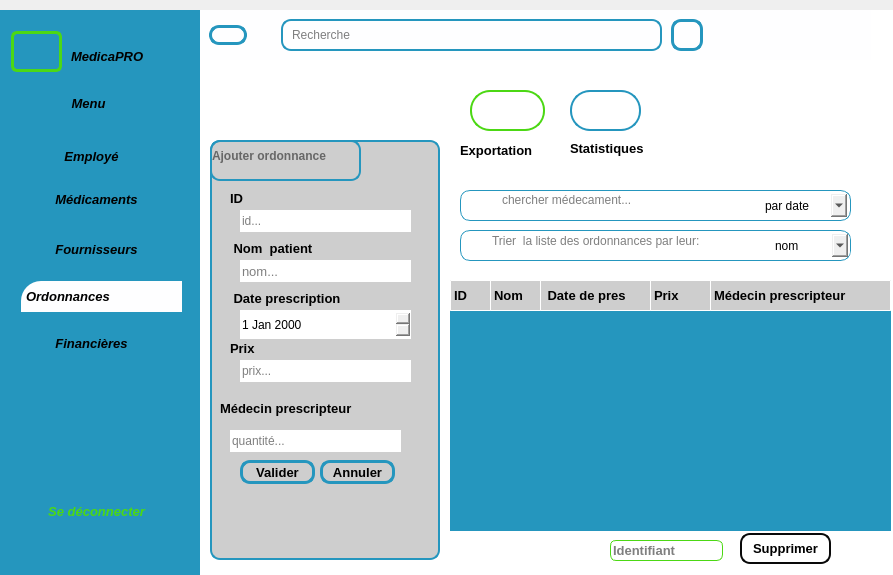
<?xml version="1.0" encoding="UTF-8"?>
<ui version="4.0">
 <class>MainWindow</class>
 <widget class="QMainWindow" name="MainWindow">
  <property name="geometry">
   <rect>
    <x>0</x>
    <y>0</y>
    <width>893</width>
    <height>575</height>
   </rect>
  </property>
  <property name="windowTitle">
   <string>MainWindow</string>
  </property>
  <widget class="QWidget" name="centralwidget">
   <property name="styleSheet">
    <string notr="true">*{
	color: #000;
	border: none;
}
#centralwidget{
	background-color: #eff99fe
}
#leftmenu{
	background-color: #2596be;
}
QLineEdit{
	background: transparent;
}
QFrame{
	border-radius: 10px;
	border: 2px solid #2596be;
}
QLabel{
	color: #2596be;
}
#employe{
	background-color: #cecece;
}
lineEdit_2{
	background: transparent;
}
#label_3{
	color: #000;
	border: #000;
}
#lineEdit_3{
	background: #ffffff;
	background: transparent;
}
#label_4{
	color: #000;
	border: #000;
}
#lineEdit_4{
	background: #ffffff;
}
#label_5{
	color: #000;
	border: #000;
}
#lineEdit_5{
	background: #ffffff;
}
#label_6{
	color: #000;
	border: #000;
}
#lineEdit_6{
	background: #ffffff;
}
#label_7{
	color: #000;
	border: #000;
}
#lineEdit_7{
	background: #ffffff;
}
#label_8{
	color: #000;
	border: #000;
}
#lineEdit_8{
	background: #ffffff;
}
#label_9{
	color: #000;
	border: #000;
}
#lineEdit_9{
	background: #ffffff;
}
#label_10{
	color: #000;
	border: #000;
}
#pushButton_3{
	border-radius: 10px;
	border: 3px solid  #2596be;
}
#pushButton_4{
	border-radius: 10px;
	border: 3px solid  #2596be;
}
#pushButton_5{
	border-radius: 10px;
	border: 3px solid  #2596be;
}
#pushButton_6{
	border-radius: 10px;
	border: 3px solid  #2596be;
}
#label_11{
	border: #000;
}
#label_12{
	border: #000;
}
#label_23{
	border: #000;
}
#frame_4{
	border-radius: 10px;
	border: 1px solid #2596be;
}
#LineEdit_10{
	background: #CECECE;
}
#widget_3{
	background-color: #fefeff;
}
#mainbody{
	background-color: #ffffff;
}
#frame_8{
	border-radius: 10px;
	border: 1px solid #2596be;
}
#affichage{
	background-color: #2596be;
}
#lineEdit_21{
	border-radius: 6px;
	border: 1px solid  #4cd814;
	background: #fffff;
}
#pushButton_12{
	border-radius: 10px;
	border: 2px solid  #090909;
	background: #fffff;
}
#pushButton_13{
	border-radius: 20px;
	border: 2px solid  #4cd814;
	background: #fffff;
}
#pushButton_14{
	border-radius: 20px;
	border: 2px solid  #2596be;
	background: #fffff;
}
#label_24{
	color: #000;
	border: #000;
}
#label_25{
	color: #000;
	border: #000;
}
#label_26{
	color: #000;
	border: #000;
}
#logo{
	border-radius: 6px;
	border: 3px solid  #4cd814;
	background: #fffff;
}
#sous{
	background-color: #cecece;
}
#label_27{
	border-radius: 1px;
	border: 1px solid  #ffffff;
	color: #000;
}
#label_28{
	border-radius: 1px;
	border: 1px solid  #ffffff;
	color: #000;
}
#label_29{
	border-radius: 1px;
	border: 1px solid  #ffffff;
	color: #000;
}
#label_30{
	border-radius: 1px;
	border: 1px solid  #ffffff;
	color: #000;
}
#label_31{
	border-radius: 1px;
	border: 1px solid  #ffffff;
	color: #000;
}
#label_32{
	border-radius: 1px;
	border: 1px solid  #ffffff;
	color: #000;
}
#pushButton_20{
	background-color: #fefeff;
	padding: 5px;
	text-align: left;
	border-top-left-radius: 20px;
}
#pushButton_22{
	color: #4cd814;
}
#label_13{
	color: #000;
	border: #000;
}
#label_33{
	border-radius: 1px;
	border: 1px solid  #ffffff;
	color: #000;
}
#comboBox{
	border-radius: 10px;
	border: 4px solid transparent;
}
#comboBox_2{
	border-radius: 10px;
	border: 4px solid transparent;
}

</string>
   </property>
   <widget class="QWidget" name="mainbody" native="true">
    <property name="geometry">
     <rect>
      <x>200</x>
      <y>10</y>
      <width>781</width>
      <height>565</height>
     </rect>
    </property>
    <property name="font">
     <font>
      <bold>false</bold>
     </font>
    </property>
    <widget class="QWidget" name="widget_3" native="true">
     <property name="geometry">
      <rect>
       <x>0</x>
       <y>0</y>
       <width>671</width>
       <height>50</height>
      </rect>
     </property>
     <property name="minimumSize">
      <size>
       <width>400</width>
       <height>0</height>
      </size>
     </property>
     <property name="maximumSize">
      <size>
       <width>800</width>
       <height>135</height>
      </size>
     </property>
     <layout class="QHBoxLayout" name="horizontalLayout_7">
      <property name="spacing">
       <number>0</number>
      </property>
      <property name="leftMargin">
       <number>0</number>
      </property>
      <property name="topMargin">
       <number>0</number>
      </property>
      <property name="rightMargin">
       <number>0</number>
      </property>
      <property name="bottomMargin">
       <number>0</number>
      </property>
      <item>
       <widget class="QWidget" name="widget_7" native="true">
        <layout class="QHBoxLayout" name="horizontalLayout_8">
         <item>
          <widget class="QPushButton" name="pushButton_3">
           <property name="text">
            <string/>
           </property>
           <property name="icon">
            <iconset resource="img.qrc">
             <normaloff>:/res/icone1.jog.png</normaloff>:/res/icone1.jog.png</iconset>
           </property>
           <property name="iconSize">
            <size>
             <width>24</width>
             <height>24</height>
            </size>
           </property>
          </widget>
         </item>
         <item alignment="">
          <widget class="QLabel" name="label_12">
           <property name="minimumSize">
            <size>
             <width>10</width>
             <height>0</height>
            </size>
           </property>
           <property name="text">
            <string/>
           </property>
           <property name="pixmap">
            <pixmap resource="img7.qrc">:/res/icone7</pixmap>
           </property>
           <property name="scaledContents">
            <bool>false</bool>
           </property>
           <property name="wordWrap">
            <bool>false</bool>
           </property>
          </widget>
         </item>
        </layout>
       </widget>
      </item>
      <item alignment="">
       <widget class="QWidget" name="widget_8" native="true">
        <property name="maximumSize">
         <size>
          <width>553</width>
          <height>16777215</height>
         </size>
        </property>
        <layout class="QHBoxLayout" name="horizontalLayout_9">
         <property name="leftMargin">
          <number>9</number>
         </property>
         <property name="topMargin">
          <number>9</number>
         </property>
         <item>
          <widget class="QFrame" name="frame_2">
           <property name="minimumSize">
            <size>
             <width>250</width>
             <height>0</height>
            </size>
           </property>
           <property name="styleSheet">
            <string notr="true"/>
           </property>
           <property name="frameShape">
            <enum>QFrame::Shape::StyledPanel</enum>
           </property>
           <property name="frameShadow">
            <enum>QFrame::Shadow::Raised</enum>
           </property>
           <layout class="QHBoxLayout" name="horizontalLayout_10">
            <property name="spacing">
             <number>0</number>
            </property>
            <property name="leftMargin">
             <number>0</number>
            </property>
            <property name="topMargin">
             <number>0</number>
            </property>
            <property name="rightMargin">
             <number>0</number>
            </property>
            <property name="bottomMargin">
             <number>0</number>
            </property>
            <item>
             <widget class="QLabel" name="label_4">
              <property name="maximumSize">
               <size>
                <width>30</width>
                <height>30</height>
               </size>
              </property>
              <property name="text">
               <string/>
              </property>
              <property name="pixmap">
               <pixmap resource="img1.qrc">:/res/icone2.jpg.png</pixmap>
              </property>
              <property name="scaledContents">
               <bool>true</bool>
              </property>
             </widget>
            </item>
            <item>
             <widget class="QLineEdit" name="lineEdit_2">
              <property name="text">
               <string/>
              </property>
              <property name="placeholderText">
               <string>Recherche</string>
              </property>
             </widget>
            </item>
           </layout>
          </widget>
         </item>
        </layout>
       </widget>
      </item>
      <item>
       <widget class="QWidget" name="widget_9" native="true">
        <property name="minimumSize">
         <size>
          <width>200</width>
          <height>0</height>
         </size>
        </property>
        <layout class="QHBoxLayout" name="horizontalLayout_11">
         <property name="spacing">
          <number>0</number>
         </property>
         <property name="leftMargin">
          <number>0</number>
         </property>
         <property name="topMargin">
          <number>0</number>
         </property>
         <property name="rightMargin">
          <number>0</number>
         </property>
         <property name="bottomMargin">
          <number>0</number>
         </property>
         <item alignment="">
          <widget class="QPushButton" name="pushButton_4">
           <property name="minimumSize">
            <size>
             <width>32</width>
             <height>32</height>
            </size>
           </property>
           <property name="maximumSize">
            <size>
             <width>32</width>
             <height>32</height>
            </size>
           </property>
           <property name="text">
            <string/>
           </property>
           <property name="icon">
            <iconset resource="img2.qrc">
             <normaloff>:/res/icone3.jpg.png</normaloff>:/res/icone3.jpg.png</iconset>
           </property>
           <property name="iconSize">
            <size>
             <width>32</width>
             <height>32</height>
            </size>
           </property>
          </widget>
         </item>
         <item alignment="">
          <widget class="QPushButton" name="pushButton_15">
           <property name="text">
            <string/>
           </property>
           <property name="icon">
            <iconset resource="img19.qrc">
             <normaloff>:/res/icone20</normaloff>:/res/icone20</iconset>
           </property>
          </widget>
         </item>
        </layout>
       </widget>
      </item>
     </layout>
    </widget>
    <widget class="QFrame" name="employe">
     <property name="geometry">
      <rect>
       <x>10</x>
       <y>130</y>
       <width>230</width>
       <height>420</height>
      </rect>
     </property>
     <property name="minimumSize">
      <size>
       <width>230</width>
       <height>420</height>
      </size>
     </property>
     <property name="maximumSize">
      <size>
       <width>150</width>
       <height>600</height>
      </size>
     </property>
     <property name="frameShape">
      <enum>QFrame::Shape::StyledPanel</enum>
     </property>
     <property name="frameShadow">
      <enum>QFrame::Shadow::Raised</enum>
     </property>
     <widget class="QFrame" name="frame_3">
      <property name="geometry">
       <rect>
        <x>0</x>
        <y>0</y>
        <width>151</width>
        <height>41</height>
       </rect>
      </property>
      <property name="maximumSize">
       <size>
        <width>200</width>
        <height>16777215</height>
       </size>
      </property>
      <property name="frameShape">
       <enum>QFrame::Shape::StyledPanel</enum>
      </property>
      <property name="frameShadow">
       <enum>QFrame::Shadow::Raised</enum>
      </property>
      <widget class="QLineEdit" name="lineEdit_3">
       <property name="geometry">
        <rect>
         <x>0</x>
         <y>0</y>
         <width>261</width>
         <height>31</height>
        </rect>
       </property>
       <property name="font">
        <font>
         <pointsize>9</pointsize>
         <italic>false</italic>
         <bold>true</bold>
         <strikeout>false</strikeout>
        </font>
       </property>
       <property name="placeholderText">
        <string>Ajouter ordonnance</string>
       </property>
      </widget>
     </widget>
     <widget class="QLabel" name="label_5">
      <property name="geometry">
       <rect>
        <x>20</x>
        <y>50</y>
        <width>49</width>
        <height>16</height>
       </rect>
      </property>
      <property name="font">
       <font>
        <pointsize>10</pointsize>
        <bold>true</bold>
       </font>
      </property>
      <property name="text">
       <string>ID</string>
      </property>
     </widget>
     <widget class="QLineEdit" name="lineEdit_4">
      <property name="geometry">
       <rect>
        <x>30</x>
        <y>70</y>
        <width>171</width>
        <height>22</height>
       </rect>
      </property>
      <property name="placeholderText">
       <string>id...</string>
      </property>
     </widget>
     <widget class="QLabel" name="label_6">
      <property name="geometry">
       <rect>
        <x>20</x>
        <y>100</y>
        <width>121</width>
        <height>16</height>
       </rect>
      </property>
      <property name="font">
       <font>
        <pointsize>10</pointsize>
        <bold>true</bold>
       </font>
      </property>
      <property name="text">
       <string> Nom  patient</string>
      </property>
     </widget>
     <widget class="QLineEdit" name="lineEdit_5">
      <property name="geometry">
       <rect>
        <x>30</x>
        <y>120</y>
        <width>171</width>
        <height>22</height>
       </rect>
      </property>
      <property name="font">
       <font>
        <pointsize>10</pointsize>
       </font>
      </property>
      <property name="placeholderText">
       <string>nom...</string>
      </property>
     </widget>
     <widget class="QLabel" name="label_7">
      <property name="geometry">
       <rect>
        <x>20</x>
        <y>150</y>
        <width>181</width>
        <height>16</height>
       </rect>
      </property>
      <property name="font">
       <font>
        <pointsize>10</pointsize>
        <bold>true</bold>
       </font>
      </property>
      <property name="text">
       <string> Date prescription</string>
      </property>
     </widget>
     <widget class="QLabel" name="label_8">
      <property name="geometry">
       <rect>
        <x>20</x>
        <y>200</y>
        <width>49</width>
        <height>16</height>
       </rect>
      </property>
      <property name="font">
       <font>
        <pointsize>10</pointsize>
        <bold>true</bold>
       </font>
      </property>
      <property name="text">
       <string>Prix</string>
      </property>
     </widget>
     <widget class="QLineEdit" name="lineEdit_7">
      <property name="geometry">
       <rect>
        <x>30</x>
        <y>220</y>
        <width>171</width>
        <height>22</height>
       </rect>
      </property>
      <property name="placeholderText">
       <string>prix...</string>
      </property>
     </widget>
     <widget class="QLabel" name="label_10">
      <property name="geometry">
       <rect>
        <x>10</x>
        <y>260</y>
        <width>181</width>
        <height>16</height>
       </rect>
      </property>
      <property name="font">
       <font>
        <pointsize>10</pointsize>
        <bold>true</bold>
       </font>
      </property>
      <property name="text">
       <string>Médecin prescripteur</string>
      </property>
     </widget>
     <widget class="QLineEdit" name="lineEdit_9">
      <property name="geometry">
       <rect>
        <x>20</x>
        <y>290</y>
        <width>171</width>
        <height>22</height>
       </rect>
      </property>
      <property name="text">
       <string/>
      </property>
      <property name="placeholderText">
       <string>quantité...</string>
      </property>
     </widget>
     <widget class="QPushButton" name="pushButton_5">
      <property name="geometry">
       <rect>
        <x>30</x>
        <y>320</y>
        <width>75</width>
        <height>24</height>
       </rect>
      </property>
      <property name="font">
       <font>
        <pointsize>10</pointsize>
        <bold>true</bold>
       </font>
      </property>
      <property name="text">
       <string>Valider</string>
      </property>
     </widget>
     <widget class="QPushButton" name="pushButton_6">
      <property name="geometry">
       <rect>
        <x>110</x>
        <y>320</y>
        <width>75</width>
        <height>24</height>
       </rect>
      </property>
      <property name="font">
       <font>
        <pointsize>10</pointsize>
        <bold>true</bold>
       </font>
      </property>
      <property name="text">
       <string>Annuler</string>
      </property>
     </widget>
     <widget class="QDateEdit" name="dateEdit_2">
      <property name="geometry">
       <rect>
        <x>30</x>
        <y>170</y>
        <width>171</width>
        <height>29</height>
       </rect>
      </property>
     </widget>
    </widget>
    <widget class="QFrame" name="frame_4">
     <property name="geometry">
      <rect>
       <x>260</x>
       <y>180</y>
       <width>391</width>
       <height>31</height>
      </rect>
     </property>
     <property name="frameShape">
      <enum>QFrame::Shape::StyledPanel</enum>
     </property>
     <property name="frameShadow">
      <enum>QFrame::Shadow::Raised</enum>
     </property>
     <widget class="QLineEdit" name="lineEdit_10">
      <property name="geometry">
       <rect>
        <x>40</x>
        <y>0</y>
        <width>341</width>
        <height>20</height>
       </rect>
      </property>
      <property name="font">
       <font>
        <pointsize>9</pointsize>
       </font>
      </property>
      <property name="text">
       <string/>
      </property>
      <property name="placeholderText">
       <string>chercher médecament...</string>
      </property>
     </widget>
     <widget class="QLabel" name="label_11">
      <property name="geometry">
       <rect>
        <x>10</x>
        <y>0</y>
        <width>25</width>
        <height>25</height>
       </rect>
      </property>
      <property name="minimumSize">
       <size>
        <width>25</width>
        <height>25</height>
       </size>
      </property>
      <property name="maximumSize">
       <size>
        <width>25</width>
        <height>25</height>
       </size>
      </property>
      <property name="text">
       <string/>
      </property>
      <property name="pixmap">
       <pixmap resource="img8.qrc">:/res/icone8</pixmap>
      </property>
      <property name="scaledContents">
       <bool>true</bool>
      </property>
     </widget>
     <widget class="QComboBox" name="comboBox">
      <property name="geometry">
       <rect>
        <x>300</x>
        <y>0</y>
        <width>91</width>
        <height>31</height>
       </rect>
      </property>
      <property name="font">
       <font>
        <bold>false</bold>
       </font>
      </property>
      <item>
       <property name="text">
        <string>par date</string>
       </property>
      </item>
      <item>
       <property name="text">
        <string>par nom</string>
       </property>
      </item>
      <item>
       <property name="text">
        <string>par id</string>
       </property>
      </item>
     </widget>
    </widget>
    <widget class="QFrame" name="frame_8">
     <property name="geometry">
      <rect>
       <x>260</x>
       <y>220</y>
       <width>391</width>
       <height>31</height>
      </rect>
     </property>
     <property name="frameShape">
      <enum>QFrame::Shape::StyledPanel</enum>
     </property>
     <property name="frameShadow">
      <enum>QFrame::Shadow::Raised</enum>
     </property>
     <widget class="QLineEdit" name="lineEdit_20">
      <property name="geometry">
       <rect>
        <x>30</x>
        <y>0</y>
        <width>271</width>
        <height>22</height>
       </rect>
      </property>
      <property name="placeholderText">
       <string>Trier  la liste des ordonnances par leur:</string>
      </property>
     </widget>
     <widget class="QPushButton" name="pushButton_11">
      <property name="geometry">
       <rect>
        <x>0</x>
        <y>0</y>
        <width>32</width>
        <height>32</height>
       </rect>
      </property>
      <property name="minimumSize">
       <size>
        <width>32</width>
        <height>32</height>
       </size>
      </property>
      <property name="maximumSize">
       <size>
        <width>32</width>
        <height>32</height>
       </size>
      </property>
      <property name="text">
       <string/>
      </property>
      <property name="icon">
       <iconset resource="img9.qrc">
        <normaloff>:/res/icone9</normaloff>:/res/icone9</iconset>
      </property>
     </widget>
     <widget class="QComboBox" name="comboBox_2">
      <property name="geometry">
       <rect>
        <x>310</x>
        <y>0</y>
        <width>82</width>
        <height>31</height>
       </rect>
      </property>
      <item>
       <property name="text">
        <string>nom</string>
       </property>
      </item>
      <item>
       <property name="text">
        <string>Prix</string>
       </property>
      </item>
      <item>
       <property name="text">
        <string>Date ptescroption</string>
       </property>
      </item>
     </widget>
    </widget>
    <widget class="QWidget" name="affichage" native="true">
     <property name="geometry">
      <rect>
       <x>250</x>
       <y>270</y>
       <width>441</width>
       <height>251</height>
      </rect>
     </property>
     <property name="styleSheet">
      <string notr="true"/>
     </property>
     <widget class="QWidget" name="sous" native="true">
      <property name="geometry">
       <rect>
        <x>0</x>
        <y>0</y>
        <width>451</width>
        <height>31</height>
       </rect>
      </property>
      <widget class="QLabel" name="label_27">
       <property name="geometry">
        <rect>
         <x>0</x>
         <y>0</y>
         <width>41</width>
         <height>31</height>
        </rect>
       </property>
       <property name="font">
        <font>
         <pointsize>10</pointsize>
         <bold>true</bold>
        </font>
       </property>
       <property name="text">
        <string>ID</string>
       </property>
      </widget>
      <widget class="QLabel" name="label_28">
       <property name="geometry">
        <rect>
         <x>40</x>
         <y>0</y>
         <width>51</width>
         <height>31</height>
        </rect>
       </property>
       <property name="font">
        <font>
         <pointsize>10</pointsize>
         <bold>true</bold>
        </font>
       </property>
       <property name="text">
        <string>Nom</string>
       </property>
      </widget>
      <widget class="QLabel" name="label_29">
       <property name="geometry">
        <rect>
         <x>90</x>
         <y>0</y>
         <width>111</width>
         <height>31</height>
        </rect>
       </property>
       <property name="font">
        <font>
         <pointsize>10</pointsize>
         <bold>true</bold>
        </font>
       </property>
       <property name="text">
        <string> Date de pres</string>
       </property>
      </widget>
      <widget class="QLabel" name="label_30">
       <property name="geometry">
        <rect>
         <x>200</x>
         <y>0</y>
         <width>61</width>
         <height>31</height>
        </rect>
       </property>
       <property name="font">
        <font>
         <pointsize>10</pointsize>
         <bold>true</bold>
        </font>
       </property>
       <property name="text">
        <string>Prix</string>
       </property>
      </widget>
      <widget class="QLabel" name="label_31">
       <property name="geometry">
        <rect>
         <x>260</x>
         <y>0</y>
         <width>181</width>
         <height>31</height>
        </rect>
       </property>
       <property name="font">
        <font>
         <pointsize>10</pointsize>
         <bold>true</bold>
        </font>
       </property>
       <property name="text">
        <string>Médecin prescripteur</string>
       </property>
      </widget>
     </widget>
    </widget>
    <widget class="QLineEdit" name="lineEdit_21">
     <property name="geometry">
      <rect>
       <x>410</x>
       <y>530</y>
       <width>113</width>
       <height>21</height>
      </rect>
     </property>
     <property name="font">
      <font>
       <pointsize>10</pointsize>
       <bold>true</bold>
      </font>
     </property>
     <property name="placeholderText">
      <string>Identifiant</string>
     </property>
    </widget>
    <widget class="QPushButton" name="pushButton_12">
     <property name="geometry">
      <rect>
       <x>540</x>
       <y>523</y>
       <width>91</width>
       <height>31</height>
      </rect>
     </property>
     <property name="font">
      <font>
       <pointsize>10</pointsize>
       <bold>true</bold>
      </font>
     </property>
     <property name="text">
      <string>Supprimer</string>
     </property>
    </widget>
    <widget class="QPushButton" name="pushButton_13">
     <property name="geometry">
      <rect>
       <x>270</x>
       <y>80</y>
       <width>75</width>
       <height>41</height>
      </rect>
     </property>
     <property name="text">
      <string/>
     </property>
     <property name="icon">
      <iconset resource="img10.qrc">
       <normaloff>:/res/icone10</normaloff>:/res/icone10</iconset>
     </property>
     <property name="iconSize">
      <size>
       <width>32</width>
       <height>32</height>
      </size>
     </property>
    </widget>
    <widget class="QPushButton" name="pushButton_14">
     <property name="geometry">
      <rect>
       <x>370</x>
       <y>80</y>
       <width>71</width>
       <height>41</height>
      </rect>
     </property>
     <property name="text">
      <string/>
     </property>
     <property name="icon">
      <iconset resource="img11.qrc">
       <normaloff>:/res/icone11</normaloff>:/res/icone11</iconset>
     </property>
     <property name="iconSize">
      <size>
       <width>32</width>
       <height>32</height>
      </size>
     </property>
    </widget>
    <widget class="QLabel" name="label_23">
     <property name="geometry">
      <rect>
       <x>600</x>
       <y>50</y>
       <width>51</width>
       <height>91</height>
      </rect>
     </property>
     <property name="text">
      <string/>
     </property>
     <property name="pixmap">
      <pixmap resource="img16.qrc">:/res/icone16</pixmap>
     </property>
    </widget>
    <widget class="QLabel" name="label_24">
     <property name="geometry">
      <rect>
       <x>540</x>
       <y>60</y>
       <width>49</width>
       <height>71</height>
      </rect>
     </property>
     <property name="text">
      <string/>
     </property>
     <property name="pixmap">
      <pixmap resource="img17.qrc">:/res/icone18</pixmap>
     </property>
    </widget>
    <widget class="QLabel" name="label_25">
     <property name="geometry">
      <rect>
       <x>260</x>
       <y>130</y>
       <width>101</width>
       <height>20</height>
      </rect>
     </property>
     <property name="font">
      <font>
       <pointsize>10</pointsize>
       <bold>true</bold>
      </font>
     </property>
     <property name="text">
      <string>Exportation</string>
     </property>
    </widget>
    <widget class="QLabel" name="label_26">
     <property name="geometry">
      <rect>
       <x>370</x>
       <y>130</y>
       <width>101</width>
       <height>16</height>
      </rect>
     </property>
     <property name="font">
      <font>
       <pointsize>10</pointsize>
       <bold>true</bold>
      </font>
     </property>
     <property name="text">
      <string>Statistiques</string>
     </property>
    </widget>
   </widget>
   <widget class="QWidget" name="leftmenu" native="true">
    <property name="geometry">
     <rect>
      <x>0</x>
      <y>10</y>
      <width>200</width>
      <height>565</height>
     </rect>
    </property>
    <property name="minimumSize">
     <size>
      <width>100</width>
      <height>0</height>
     </size>
    </property>
    <property name="maximumSize">
     <size>
      <width>200</width>
      <height>16777215</height>
     </size>
    </property>
    <layout class="QVBoxLayout" name="verticalLayout">
     <property name="spacing">
      <number>0</number>
     </property>
     <property name="leftMargin">
      <number>0</number>
     </property>
     <property name="topMargin">
      <number>0</number>
     </property>
     <property name="rightMargin">
      <number>0</number>
     </property>
     <property name="bottomMargin">
      <number>0</number>
     </property>
     <item>
      <widget class="QFrame" name="frame_9">
       <property name="frameShape">
        <enum>QFrame::Shape::StyledPanel</enum>
       </property>
       <property name="frameShadow">
        <enum>QFrame::Shadow::Raised</enum>
       </property>
       <layout class="QVBoxLayout" name="verticalLayout_2">
        <item>
         <widget class="QFrame" name="frame_11">
          <property name="frameShape">
           <enum>QFrame::Shape::StyledPanel</enum>
          </property>
          <property name="frameShadow">
           <enum>QFrame::Shadow::Raised</enum>
          </property>
          <widget class="QFrame" name="frame_10">
           <property name="geometry">
            <rect>
             <x>0</x>
             <y>0</y>
             <width>160</width>
             <height>61</height>
            </rect>
           </property>
           <property name="frameShape">
            <enum>QFrame::Shape::StyledPanel</enum>
           </property>
           <property name="frameShadow">
            <enum>QFrame::Shadow::Raised</enum>
           </property>
           <widget class="QLabel" name="logo">
            <property name="geometry">
             <rect>
              <x>0</x>
              <y>10</y>
              <width>51</width>
              <height>41</height>
             </rect>
            </property>
            <property name="text">
             <string/>
            </property>
            <property name="pixmap">
             <pixmap resource="img32.qrc">:/res/icone32</pixmap>
            </property>
           </widget>
           <widget class="QLabel" name="label_3">
            <property name="enabled">
             <bool>true</bool>
            </property>
            <property name="geometry">
             <rect>
              <x>60</x>
              <y>20</y>
              <width>101</width>
              <height>31</height>
             </rect>
            </property>
            <property name="font">
             <font>
              <pointsize>10</pointsize>
              <italic>true</italic>
              <bold>true</bold>
             </font>
            </property>
            <property name="text">
             <string>MedicaPRO</string>
            </property>
           </widget>
          </widget>
          <widget class="QPushButton" name="pushButton_16">
           <property name="geometry">
            <rect>
             <x>40</x>
             <y>70</y>
             <width>75</width>
             <height>24</height>
            </rect>
           </property>
           <property name="font">
            <font>
             <pointsize>10</pointsize>
             <italic>true</italic>
             <bold>true</bold>
            </font>
           </property>
           <property name="text">
            <string>Menu</string>
           </property>
           <property name="icon">
            <iconset resource="img22.qrc">
             <normaloff>:/res/icone23</normaloff>:/res/icone23</iconset>
           </property>
          </widget>
          <widget class="QPushButton" name="pushButton_17">
           <property name="geometry">
            <rect>
             <x>0</x>
             <y>120</y>
             <width>161</width>
             <height>31</height>
            </rect>
           </property>
           <property name="font">
            <font>
             <pointsize>10</pointsize>
             <italic>true</italic>
             <bold>true</bold>
             <underline>false</underline>
            </font>
           </property>
           <property name="text">
            <string>Employé</string>
           </property>
           <property name="icon">
            <iconset resource="img28.qrc">
             <normaloff>:/res/icone27</normaloff>:/res/icone27</iconset>
           </property>
          </widget>
          <widget class="QPushButton" name="pushButton_18">
           <property name="geometry">
            <rect>
             <x>0</x>
             <y>163</y>
             <width>171</width>
             <height>31</height>
            </rect>
           </property>
           <property name="font">
            <font>
             <pointsize>10</pointsize>
             <italic>true</italic>
             <bold>true</bold>
             <underline>false</underline>
            </font>
           </property>
           <property name="text">
            <string>Médicaments</string>
           </property>
           <property name="icon">
            <iconset resource="img27.qrc">
             <normaloff>:/res/icone26</normaloff>:/res/icone26</iconset>
           </property>
          </widget>
          <widget class="QPushButton" name="pushButton_19">
           <property name="geometry">
            <rect>
             <x>0</x>
             <y>213</y>
             <width>171</width>
             <height>31</height>
            </rect>
           </property>
           <property name="font">
            <font>
             <pointsize>10</pointsize>
             <italic>true</italic>
             <bold>true</bold>
            </font>
           </property>
           <property name="text">
            <string>Fournisseurs</string>
           </property>
           <property name="icon">
            <iconset resource="img25.qrc">
             <normaloff>:/res/icone25</normaloff>:/res/icone25</iconset>
           </property>
          </widget>
          <widget class="QPushButton" name="pushButton_20">
           <property name="geometry">
            <rect>
             <x>10</x>
             <y>260</y>
             <width>161</width>
             <height>31</height>
            </rect>
           </property>
           <property name="font">
            <font>
             <pointsize>10</pointsize>
             <italic>true</italic>
             <bold>true</bold>
            </font>
           </property>
           <property name="text">
            <string>Ordonnances</string>
           </property>
           <property name="icon">
            <iconset resource="img22.qrc">
             <normaloff>:/res/icone23</normaloff>:/res/icone23</iconset>
           </property>
          </widget>
          <widget class="QPushButton" name="pushButton_21">
           <property name="geometry">
            <rect>
             <x>20</x>
             <y>310</y>
             <width>121</width>
             <height>24</height>
            </rect>
           </property>
           <property name="font">
            <font>
             <pointsize>10</pointsize>
             <italic>true</italic>
             <bold>true</bold>
            </font>
           </property>
           <property name="text">
            <string>Financières</string>
           </property>
           <property name="icon">
            <iconset resource="img24.qrc">
             <normaloff>:/res/icone24</normaloff>:/res/icone24</iconset>
           </property>
          </widget>
          <widget class="QPushButton" name="pushButton_22">
           <property name="geometry">
            <rect>
             <x>10</x>
             <y>470</y>
             <width>151</width>
             <height>41</height>
            </rect>
           </property>
           <property name="font">
            <font>
             <pointsize>10</pointsize>
             <italic>true</italic>
             <bold>true</bold>
            </font>
           </property>
           <property name="text">
            <string>Se déconnecter</string>
           </property>
           <property name="icon">
            <iconset resource="img30.qrc">
             <normaloff>:/res/icone30</normaloff>:/res/icone30</iconset>
           </property>
          </widget>
         </widget>
        </item>
       </layout>
      </widget>
     </item>
    </layout>
   </widget>
  </widget>
 </widget>
 <resources>
  <include location="img22.qrc"/>
  <include location="img24.qrc"/>
  <include location="img9.qrc"/>
  <include location="img27.qrc"/>
  <include location="img17.qrc"/>
  <include location="img32.qrc"/>
  <include location="img.qrc"/>
  <include location="img28.qrc"/>
  <include location="img7.qrc"/>
  <include location="img8.qrc"/>
  <include location="img1.qrc"/>
  <include location="img30.qrc"/>
  <include location="img2.qrc"/>
  <include location="img19.qrc"/>
  <include location="img25.qrc"/>
  <include location="img10.qrc"/>
  <include location="img11.qrc"/>
  <include location="img16.qrc"/>
 </resources>
 <connections/>
</ui>
